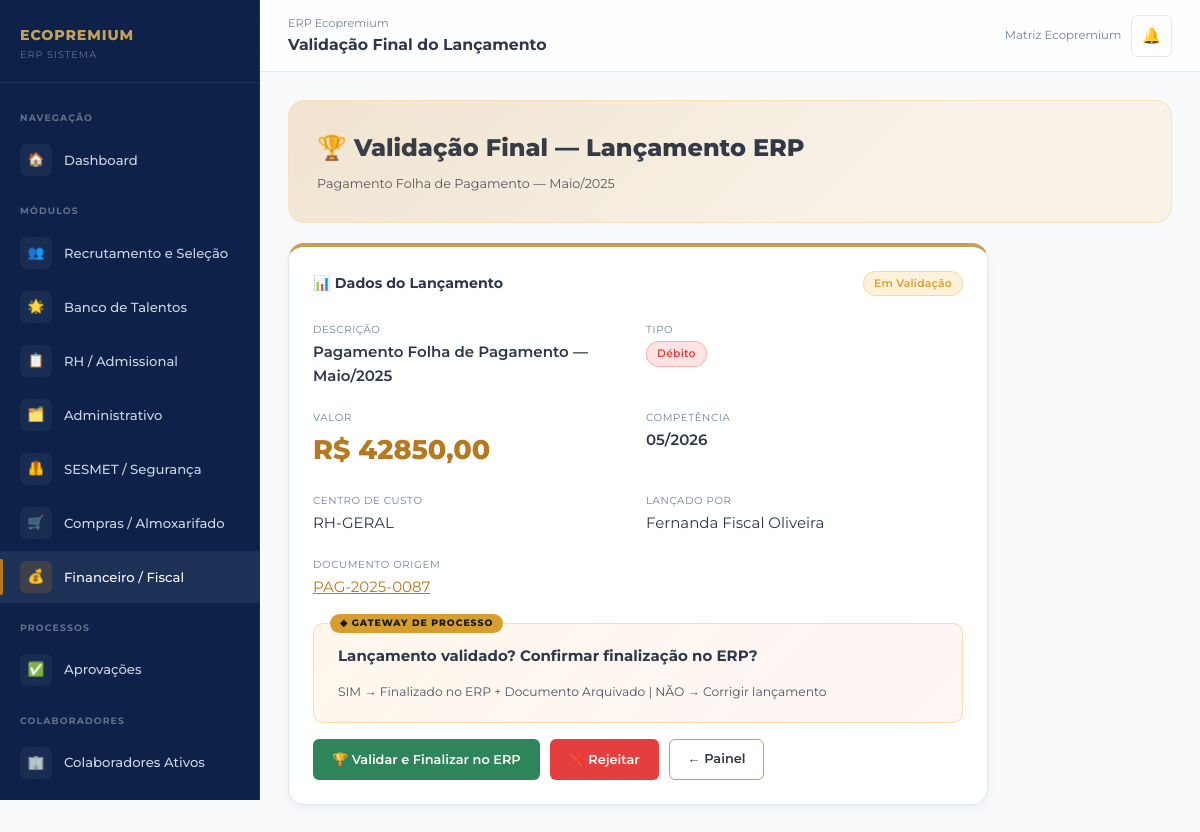
The app's page /financeiro/lancamento/1/validar/ (signed in) with its own data.
### core/models.py (models this page shows, shortened)
class PerfilUsuario(models.Model):
    PERFIS = [
        ('admin', 'Administrador'),
        ('gestor', 'Gestor'),
        ('rh', 'RH / Departamento Pessoal'),
        ('financeiro', 'Financeiro / Fiscal'),
        ('sesmet', 'SESMET / Segurança do Trabalho'),
        ('compras', 'Compras / Almoxarifado'),
        ('operacional', 'Operacional'),
    ]
    MARCAS = [
        ('eco_premium', 'Eco Premium'),
        ('trip_premium', 'Trip Premium'),
        ('log_premium', 'Log Premium'),
        ('matriz', 'Matriz Ecopremium'),
    ]
    usuario = models.OneToOneField(User, on_delete=models.CASCADE, related_name='perfil')
    perfil = models.CharField(max_length=20, choices=PERFIS, default='operacional')
    marca = models.CharField(max_length=20, choices=MARCAS, default='eco_premium')
    unidade = models.CharField(max_length=100, default='Matriz')
    telefone = models.CharField(max_length=20, blank=True)
    avatar_iniciais = models.CharField(max_length=3, blank=True)
    criado_em = models.DateTimeField(auto_now_add=True)
    class Meta:
        verbose_name = 'Perfil de Usuário'
        verbose_name_plural = 'Perfis de Usuários'

### financeiro/models.py (models this page shows, shortened)
class LancamentoERP(models.Model):
    TIPOS = [
        ('debito', 'Débito'),
        ('credito', 'Crédito'),
        ('provisao', 'Provisão'),
        ('estorno', 'Estorno'),
    ]
    STATUS = [
        ('rascunho', 'Rascunho'),
        ('em_validacao', 'Em Validação'),
        ('validado', 'Validado'),
        ('rejeitado', 'Rejeitado — Corrigir'),
        ('finalizado', 'Finalizado no ERP'),
    ]
    documento = models.ForeignKey(DocumentoFinanceiro, on_delete=models.CASCADE,
                                   related_name='lancamentos', verbose_name='Documento de Origem')
    descricao = models.CharField(max_length=300, verbose_name='Descrição do Lançamento')
    tipo = models.CharField(max_length=10, choices=TIPOS, verbose_name='Tipo')
    valor = models.DecimalField(max_digits=14, decimal_places=2, verbose_name='Valor (R$)')
    centro_custo = models.CharField(max_length=100, verbose_name='Centro de Custo')
    competencia = models.DateField(verbose_name='Mês de Competência')
    status = models.CharField(max_length=20, choices=STATUS, default='rascunho')
    lancado_por = models.ForeignKey(User, on_delete=models.SET_NULL, null=True, blank=True,
                                     related_name='lancamentos_efetuados')
    validado_por = models.ForeignKey(User, on_delete=models.SET_NULL, null=True, blank=True,
                                      related_name='lancamentos_validados')
    motivo_rejeicao = models.TextField(blank=True)
    criado_em = models.DateTimeField(auto_now_add=True)
    finalizado_em = models.DateTimeField(null=True, blank=True)
    class Meta:
        verbose_name = 'Lançamento ERP'
        verbose_name_plural = 'Lançamentos ERP'
        ordering = ['-criado_em']

class DocumentoFinanceiro(models.Model):
    TIPOS = [
        ('nota_fiscal', 'Nota Fiscal'),
        ('contrato', 'Contrato'),
        ('reembolso', 'Reembolso'),
        ('pagamento', 'Pagamento'),
        ('faturamento', 'Faturamento'),
        ('recibo', 'Recibo'),
        ('boleto', 'Boleto Bancário'),
    ]
    STATUS = [
        ('recebido', 'Recebido'),
        ('em_auditoria', 'Em Auditoria Interna'),
        ('informacoes_incorretas', 'Informações Incorretas'),
        ('aguardando_correcao', 'Aguardando Correção'),
        ('aprovado_lancamento', 'Aprovado para Lançamento'),
        ('lancado', 'Lançado no ERP'),
        ('arquivado', 'Arquivado'),
    ]
    tipo = models.CharField(max_length=20, choices=TIPOS, verbose_name='Tipo de Documento')
    numero_documento = models.CharField(max_length=50, verbose_name='Número do Documento')
    descricao = models.CharField(max_length=300, verbose_name='Descrição')
    valor = models.DecimalField(max_digits=14, decimal_places=2, verbose_name='Valor (R$)')
    centro_custo = models.CharField(max_length=100, verbose_name='Centro de Custo')
    unidade = models.CharField(max_length=100, verbose_name='Unidade')
    cnpj_emitente = models.CharField(max_length=18, blank=True, verbose_name='CNPJ do Emitente')
    razao_social_emitente = models.CharField(max_length=200, blank=True, verbose_name='Razão Social')
    contratos_vinculados = models.CharField(max_length=200, blank=True, verbose_name='Contratos Vinculados')
    data_emissao = models.DateField(verbose_name='Data de Emissão')
    data_vencimento = models.DateField(null=True, blank=True, verbose_name='Data de Vencimento')
    status = models.CharField(max_length=30, choices=STATUS, default='recebido')
    motivo_rejeicao = models.TextField(blank=True, verbose_name='Motivo da Rejeição')
    recebido_por = models.ForeignKey(User, on_delete=models.SET_NULL, null=True, blank=True,
                                      related_name='documentos_recebidos')
    criado_em = models.DateTimeField(auto_now_add=True)
    atualizado_em = models.DateTimeField(auto_now=True)
    class Meta:
        verbose_name = 'Documento Financeiro'
        verbose_name_plural = 'Documentos Financeiros'
        ordering = ['-criado_em']

### financeiro/views.py (the view, shortened to what this page needs)
# urls.py: path('lancamento/<int:pk>/validar/', views.validar_lancamento, name='validar_lancamento'),
@login_required
def validar_lancamento(request, pk):
    lancamento = get_object_or_404(LancamentoERP, pk=pk)
    return render(request, 'financeiro/validar_lancamento.html', {'lancamento': lancamento})

### templates/financeiro/validar_lancamento.html (shortened to what this page needs)
{% extends 'base.html' %}
{% block nav_financeiro %}active{% endblock %}
{% block topbar_title %}Validação Final do Lançamento{% endblock %}
{% block content %}
<div class="module-banner mod-banner-6" style="margin-bottom:20px;">
  <div class="mod-title">🏆 Validação Final — Lançamento ERP</div>
  <div class="mod-desc">{{ lancamento.descricao }}</div>
</div>
<div style="max-width:700px;">
  <div class="card">
    <div class="card-header">
      <div class="card-title">📊 Dados do Lançamento</div>
      <span class="badge {% if lancamento.status == 'finalizado' %}badge-success{% elif lancamento.status == 'rejeitado' %}badge-danger{% else %}badge-warning{% endif %}">
        {{ lancamento.get_status_display }}
      </span>
    </div>
    <div style="display:grid;grid-template-columns:1fr 1fr;gap:16px;margin-bottom:24px;">
      <div>
        <span style="font-size:0.68rem;color:var(--text-muted);text-transform:uppercase;letter-spacing:.06em;">Descrição</span>
        <div style="font-weight:600;">{{ lancamento.descricao }}</div>
      </div>
      <div>
        <span style="font-size:0.68rem;color:var(--text-muted);text-transform:uppercase;letter-spacing:.06em;">Tipo</span>
        <div>
          <span class="badge {% if lancamento.tipo == 'debito' %}badge-danger{% elif lancamento.tipo == 'credito' %}badge-success{% else %}badge-info{% endif %}">
            {{ lancamento.get_tipo_display }}
          </span>
        </div>
      </div>
      <div>
        <span style="font-size:0.68rem;color:var(--text-muted);text-transform:uppercase;letter-spacing:.06em;">Valor</span>
        <div style="font-size:1.8rem;font-weight:800;color:var(--mod6-yellow);">R$ {{ lancamento.valor|floatformat:2 }}</div>
      </div>
      <div>
        <span style="font-size:0.68rem;color:var(--text-muted);text-transform:uppercase;letter-spacing:.06em;">Competência</span>
        <div style="font-weight:600;">{{ lancamento.competencia|date:"m/Y" }}</div>
      </div>
      <div>
        <span style="font-size:0.68rem;color:var(--text-muted);text-transform:uppercase;letter-spacing:.06em;">Centro de Custo</span>
        <div>{{ lancamento.centro_custo }}</div>
      </div>
      <div>
        <span style="font-size:0.68rem;color:var(--text-muted);text-transform:uppercase;letter-spacing:.06em;">Lançado por</span>
        <div>{{ lancamento.lancado_por.get_full_name|default:lancamento.lancado_por }}</div>
      </div>
      <div>
        <span style="font-size:0.68rem;color:var(--text-muted);text-transform:uppercase;letter-spacing:.06em;">Documento Origem</span>
        <div><a href="{% url 'detalhe_documento' lancamento.documento.pk %}" style="color:var(--mod6-yellow);">{{ lancamento.documento.numero_documento }}</a></div>
      </div>
    </div>
    {% if lancamento.status == 'finalizado' %}
    <div style="text-align:center;padding:30px;background:rgba(47,133,90,0.08);border:1px solid rgba(47,133,90,0.2);border-radius:var(--radius-md);">
      <div style="font-size:3rem;">🏆</div>
      <div style="font-weight:800;font-size:1.2rem;color:var(--success);margin-top:12px;">FINALIZADO NO ERP ECOPREMIUM</div>
      <div style="font-size:0.84rem;color:var(--text-muted);margin-top:8px;">
        Validado por: {{ lancamento.validado_por.get_full_name|default:lancamento.validado_por }}
        em {{ lancamento.finalizado_em|date:"d/m/Y H:i" }}
      </div>
      <div style="margin-top:16px;">
        <span class="badge badge-success">✅ Prestação de contas concluída</span>
        <span class="badge badge-success" style="margin-left:8px;">📦 Documento arquivado digitalmente</span>
      </div>
    </div>
    {% else %}
    <div class="gateway-box">
      <div class="gateway-question">Lançamento validado? Confirmar finalização no ERP?</div>
      <p style="font-size:0.82rem;color:var(--text-secondary);">SIM → Finalizado no ERP + Documento Arquivado | NÃO → Corrigir lançamento</p>
    </div>
    <form method="post" style="margin-top:16px;">
      <div class="gateway-actions">
        <button type="submit" name="acao" value="validar" class="btn btn-success">
          🏆 Validar e Finalizar no ERP
        </button>
        <button type="button" class="btn btn-danger" onclick="
          document.getElementById('motivoGroup').style.display='block';
          document.querySelector('button[name=acao][value=rejeitar]').style.display='inline-flex';
          this.style.display='none';
        ">
          ❌ Rejeitar
        </button>
        <a href="{% url 'painel_financeiro' %}" class="btn btn-outline">← Painel</a>
      </div>
    </form>
    {% endif %}
  </div>
</div>
{% endblock %}

### templates/base.html (shortened to what this page needs)
{% load static %}
<!DOCTYPE html>
<html lang="pt-BR">
<head>
  <link rel="stylesheet" href="{% static 'css/main.css' %}?v=2">
</head>
<body>
<div class="erp-layout">
  <aside class="sidebar" id="sidebar">
    <div class="sidebar-logo">
      <div class="sidebar-logo-text">
        <div class="brand-name">ECOPREMIUM</div>
        <div class="brand-sub">ERP Sistema</div>
      </div>
    </div>
    <nav class="sidebar-nav">
      <div class="nav-section-label">Navegação</div>
      <a href="{% url 'dashboard' %}" class="nav-item {% block nav_dashboard %}{% endblock %}">
        <span class="nav-icon">🏠</span>
        Dashboard
      </a>
      <div class="nav-section-label">Módulos</div>
      <a href="{% url 'lista_vagas' %}" class="nav-item mod1 {% block nav_recrutamento %}{% endblock %}">
        <span class="nav-icon">👥</span>
        Recrutamento e Seleção
      </a>
      <a href="{% url 'banco_talentos' %}" class="nav-item mod1 {% block nav_talentos %}{% endblock %}">
        <span class="nav-icon">🌟</span>
        Banco de Talentos
      </a>
      <a href="{% url 'lista_admissoes' %}" class="nav-item mod2 {% block nav_admissional %}{% endblock %}">
        <span class="nav-icon">📋</span>
        RH / Admissional
      </a>
      <a href="{% url 'lista_demandas' %}" class="nav-item mod3 {% block nav_administrativo %}{% endblock %}">
        <span class="nav-icon">🗂️</span>
        Administrativo
      </a>
      <a href="{% url 'dashboard_sesmet' %}" class="nav-item mod4 {% block nav_sesmet %}{% endblock %}">
        <span class="nav-icon">🦺</span>
        SESMET / Segurança
      </a>
      <a href="{% url 'painel_compras' %}" class="nav-item mod5 {% block nav_compras %}{% endblock %}">
        <span class="nav-icon">🛒</span>
        Compras / Almoxarifado
      </a>
      <a href="{% url 'painel_financeiro' %}" class="nav-item mod6 {% block nav_financeiro %}{% endblock %}">
        <span class="nav-icon">💰</span>
        Financeiro / Fiscal
      </a>
      <div class="nav-section-label">Processos</div>
      <a href="{% url 'aprovacoes_pendentes' %}" class="nav-item {% block nav_aprovacoes %}{% endblock %}" id="navAprovacoes">
        <span class="nav-icon">✅</span>
        Aprovações
      </a>
      <div class="nav-section-label">Colaboradores</div>
      <a href="{% url 'lista_colaboradores' %}" class="nav-item {% block nav_colaboradores %}{% endblock %}">
        <span class="nav-icon">🏢</span>
        Colaboradores Ativos
      </a>
    </nav>
  </aside>
  <div class="main-content">
    <div class="topbar">
      <div class="topbar-title">
        <span class="breadcrumb">ERP Ecopremium</span>
        {% block topbar_title %}Dashboard{% endblock %}
      </div>
      <div class="topbar-actions">
        <span style="font-size:0.78rem;color:var(--text-muted);">
          {% if user.perfil %}{{ user.perfil.get_marca_display }}{% endif %}
        </span>
        <a href="#" class="notif-btn" id="notifBtn" title="Notificações">
          🔔
        </a>
      </div>
    </div>
    <div class="content-area">
      {% block content %}{% endblock %}
    </div>
  </div>
</div>
</body>
</html>

### records on screen
LancamentoERP: descricao "Pagamento Folha de Pagamento — Maio/2025", status "Em Validação", tipo "Débito", valor "42850,00", competencia "05/2026", centro_custo "RH-GERAL", lancado_por.get_full_name "Fernanda Fiscal Oliveira", documento.numero_documento "PAG-2025-0087"

### other values on screen
{{ user.perfil.get_marca_display }} "Matriz Ecopremium"
